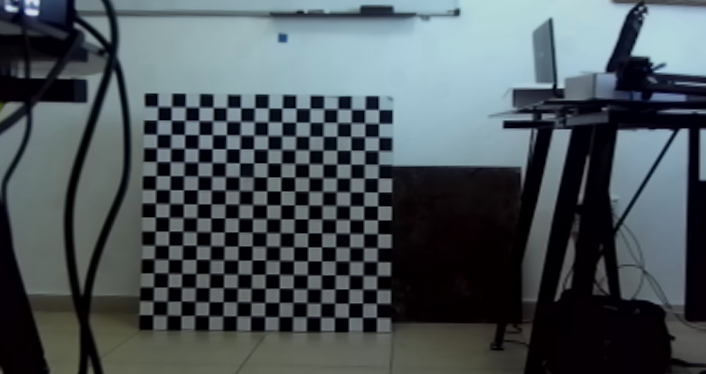
//> input picture foresight/left_rect.bmp, 706 x 374 px
$ ./foresight   (built with g++ and OpenCV 4)
//> lines starting //> are read from the running program, lines starting //| are printed output that depends on the picture
// foresight.cpp : Defines the entry point for the console application.
//

#include "stdafx.h"
#include "opencv2/calib3d/calib3d.hpp"
#include <opencv2/core/core.hpp>
#include <opencv2/highgui/highgui.hpp>
#include <iostream>
#include <chrono>
#include "disparityMap.h"
using namespace std::chrono;
using namespace cv;
const char *windowDisparityTitle = "Disparity Image";

int main()
{
	auto imageLeft = imread("left_rect.bmp", CV_LOAD_IMAGE_GRAYSCALE);
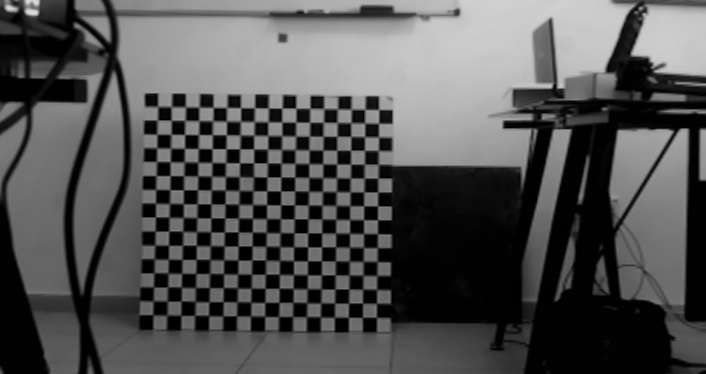
//> imageLeft: 374 rows x 706 cols, CV_8UC1; min 0, max 219, mean 82.2
	auto imageRight = imread("right_rect.bmp", CV_LOAD_IMAGE_GRAYSCALE);
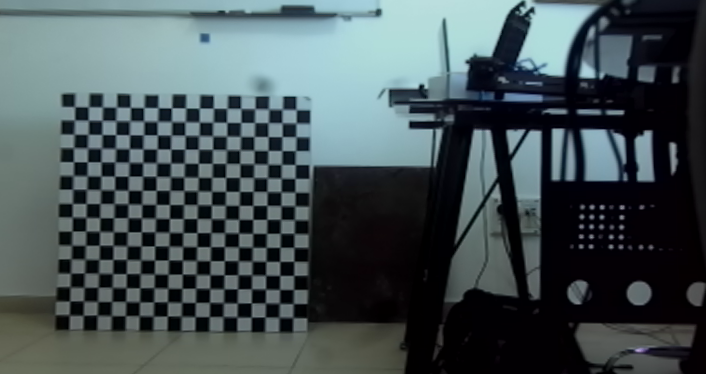
//> input picture foresight/right_rect.bmp, 706 x 374 px
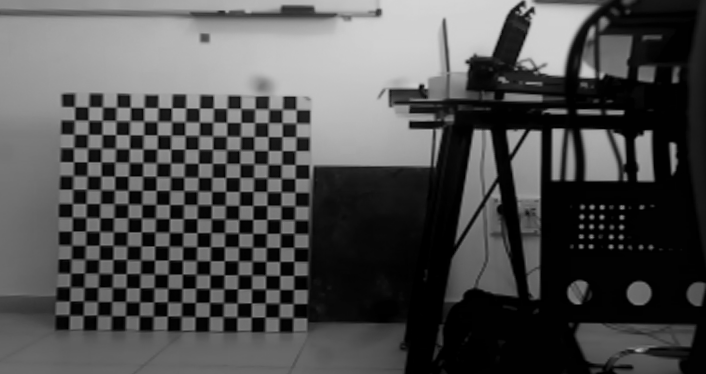
//> imageRight: 374 rows x 706 cols, CV_8UC1; min 0, max 212, mean 78.8

	if (!imageLeft.data)                              // Check for invalid input
	{
		std::cout << "Could not open or find the image" << std::endl;
		return -1;
	}

	if (!imageRight.data)                              // Check for invalid input
	{
		std::cout << "Could not open or find the image" << std::endl;
		return -1;
	}

	Mat resultDisparityMap(imageLeft.rows, imageLeft.cols, CV_8UC1);
//> (the run ends here: the program needs code that is not available in this run, at `disparityMap dm(130, 5);`)
